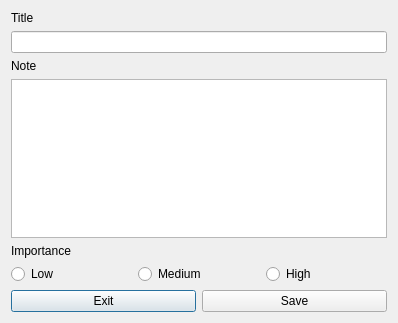
<?xml version="1.0" encoding="UTF-8"?>
<ui version="4.0">
 <class>edit_notes</class>
 <widget class="QDialog" name="edit_notes">
  <property name="geometry">
   <rect>
    <x>0</x>
    <y>0</y>
    <width>398</width>
    <height>323</height>
   </rect>
  </property>
  <property name="windowTitle">
   <string>Add / Edit Notes</string>
  </property>
  <property name="styleSheet">
   <string notr="true"/>
  </property>
  <layout class="QVBoxLayout" name="verticalLayout">
   <item>
    <widget class="QLabel" name="lbl_note_title">
     <property name="text">
      <string>Title</string>
     </property>
    </widget>
   </item>
   <item>
    <widget class="QLineEdit" name="ldt_note_title">
     <property name="styleSheet">
      <string notr="true"/>
     </property>
    </widget>
   </item>
   <item>
    <widget class="QLabel" name="lbl_note_body">
     <property name="text">
      <string>Note</string>
     </property>
    </widget>
   </item>
   <item>
    <widget class="QTextEdit" name="txtedt_note_body">
     <property name="styleSheet">
      <string notr="true"/>
     </property>
    </widget>
   </item>
   <item>
    <widget class="QLabel" name="lbl_importance">
     <property name="styleSheet">
      <string notr="true"/>
     </property>
     <property name="text">
      <string>Importance</string>
     </property>
    </widget>
   </item>
   <item>
    <layout class="QHBoxLayout" name="hbox_importance">
     <item>
      <widget class="QRadioButton" name="rbtn_low">
       <property name="styleSheet">
        <string notr="true"/>
       </property>
       <property name="text">
        <string>Low</string>
       </property>
      </widget>
     </item>
     <item>
      <widget class="QRadioButton" name="rbtn_medium">
       <property name="styleSheet">
        <string notr="true"/>
       </property>
       <property name="text">
        <string>Medium</string>
       </property>
      </widget>
     </item>
     <item>
      <widget class="QRadioButton" name="rbtn_high">
       <property name="styleSheet">
        <string notr="true"/>
       </property>
       <property name="text">
        <string>High</string>
       </property>
      </widget>
     </item>
    </layout>
   </item>
   <item>
    <layout class="QHBoxLayout" name="hbox_notes_buttons">
     <item>
      <widget class="QPushButton" name="btn_discard">
       <property name="styleSheet">
        <string notr="true"/>
       </property>
       <property name="text">
        <string>Exit</string>
       </property>
      </widget>
     </item>
     <item>
      <widget class="QPushButton" name="btn_save">
       <property name="text">
        <string>Save</string>
       </property>
      </widget>
     </item>
    </layout>
   </item>
  </layout>
 </widget>
 <resources/>
 <connections/>
</ui>
